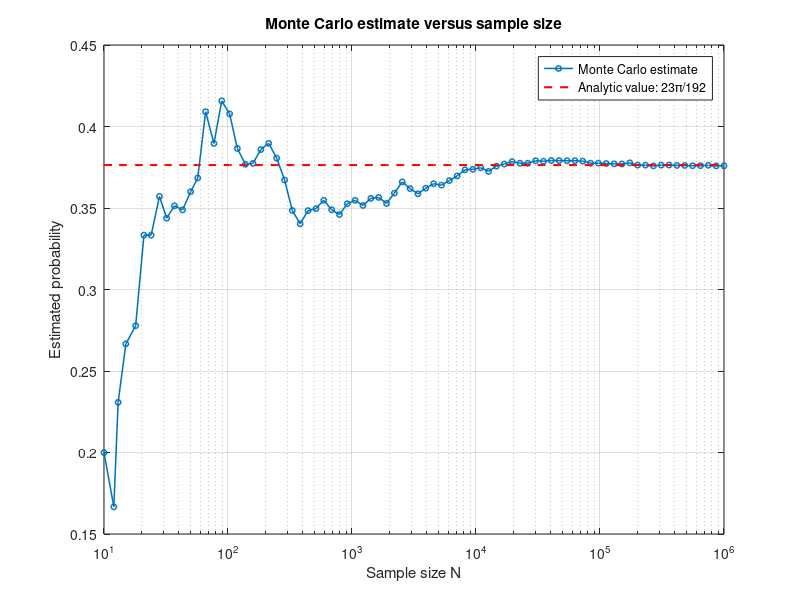

This chart was generated by the following MATLAB code:
% HW1 Problem 6b


clear;
clc;

analyticValue = 23*pi/192;
fprintf('Analytic probability: %.10f\n', analyticValue);
rng(4100);
maxN = 1e6;
sampleSizes = unique(round(logspace(1, log10(maxN), 80))).';

x = rand(maxN, 1);
y = rand(maxN, 1);
z = rand(maxN, 1);
success = (x.^2 + y.^2 < z) & (z.^2 > x.*y);
cumulativeSuccesses = cumsum(success);
estimates = cumulativeSuccesses(sampleSizes) ./ sampleSizes;

fprintf('Monte Carlo estimate at N = %d: %.10f\n', ...
	maxN, estimates(end));
fprintf('Absolute error at N = %d: %.10f\n', ...
	maxN, abs(estimates(end) - analyticValue));

figure;
semilogx(sampleSizes, estimates, 'o-', 'LineWidth', 1.1, ...
	'MarkerSize', 4, 'DisplayName', 'Monte Carlo estimate');
hold on;
semilogx(sampleSizes, analyticValue * ones(size(sampleSizes)), 'r--', ...
	'LineWidth', 1.5, 'DisplayName', 'Analytic value: 23\pi/192');
grid on;
xlabel('Sample size N');
ylabel('Estimated probability');
title('Monte Carlo estimate versus sample size');
legend('Location', 'best');
hold off;
